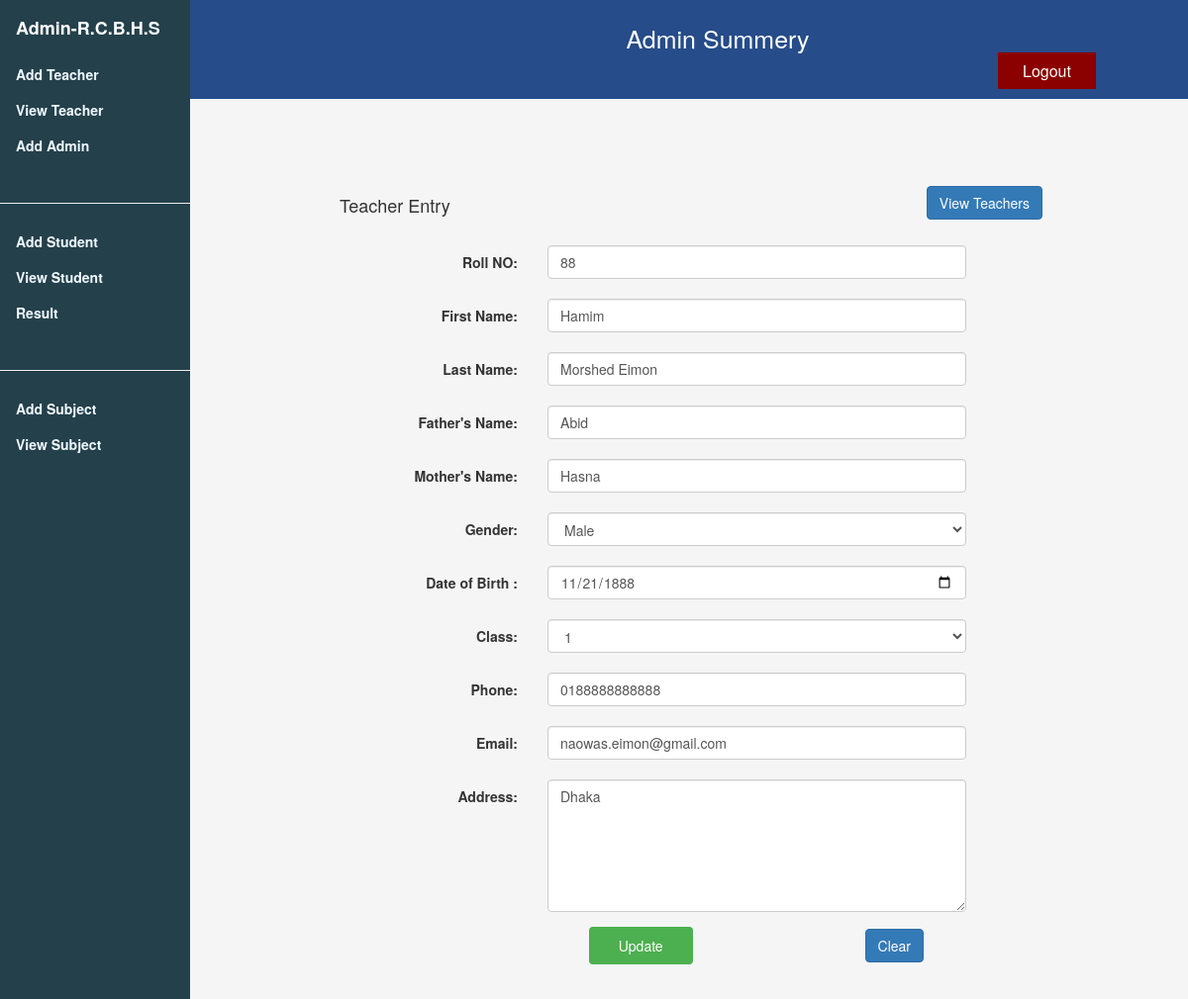
The app's page /role/admin/edit-student.php?edit_id=8 with its own data.
### tables this page shows
CREATE TABLE `student_tbl` (
  `student_id` int(11) NOT NULL,
  `roll_no` int(11) NOT NULL,
  `f_name` varchar(50) NOT NULL,
  `l_name` varchar(50) NOT NULL,
  `fatname` varchar(50) NOT NULL,
  `motname` varchar(50) NOT NULL,
  `gender` varchar(50) NOT NULL,
  `dob` date NOT NULL,
  `class` int(11) NOT NULL,
  `contact` varchar(20) NOT NULL,
  `email` varchar(30) NOT NULL,
  `address` varchar(50) NOT NULL
);

### role/admin/edit-student.php (the view, shortened to what this page needs)
<?php
$con =mysqli_connect("localhost","root","","sms_db") or die (mysql_error());
if(isset($_GET['edit_id'])){
	$sql = "SELECT * from student_tbl WHERE student_id =" .$_GET['edit_id'];
	$result = mysqli_query($con, $sql);
	$row = mysqli_fetch_array($result);
}
?>
<!doctype html>
<html>
<head>
<link rel="stylesheet" href="../../assets/css/w3.css">
<link rel="stylesheet" href="../../assets/css/style-main.css">
<link rel="stylesheet" href="../../assets/css/bootstrap-v3.3.css">
<link rel="stylesheet" href="../../assets/css/font-awesome/css/all.css">
<link rel="stylesheet" href="../../assets/css/style-info.css">
</head>
<div class="w3-sidebar w3-light-grey w3-bar-block" style="width:16% ;top: 0">
  <a style="color:white" href="admin.php"><h4 class="w3-bar-item"><strong>Admin-R.C.B.H.S</strong></h4></a>
  <a href="add-teacher.php" class="w3-bar-item w3-button"> Add Teacher</a>
  <a href="view-teacher.php" class="w3-bar-item w3-button">View Teacher</a>
  <a href="../admin/admin-reg.php" class="w3-bar-item w3-button"> Add Admin</a>
  <hr>
  <a href="add-student.php" class="w3-bar-item w3-button">Add Student</a>
  <a href="view-student.php" class="w3-bar-item w3-button">View Student</a>
  <a href="result_entry.php" class="w3-bar-item w3-button">Result</a>
  <hr>
  <a href="add-subject.php" class="w3-bar-item w3-button">Add Subject</a>
  <a href="view-subject.php" class="w3-bar-item w3-button">View Subject</a>
</div>
<div class="header">
   <h4>Admin Summery <a href="../../role.php" class="button">Logout</a></h4>
</div>>
<body>
<div id="main-page" style=margin-left:18%>
   <div class="col-md-10 col-md-offset-1 form-style"  style="background:transparent">
<div class="col-md-12 entry-head margin-20b">
        <h4 class="left">Teacher Entry</h4>
        <a class="btn btn-primary right" href="view-teacher.php">View Teachers</a>
    </div>
<div class="col-md-10 col-md-offset-1 ">
<form id="edit_form" role="form" data-toggle="validator" method="post" class="form-horizontal">
<div class="row">
    <div class="form-group">
<label for="roll_no" class="control-label col-sm-3">Roll NO:</label>
 <div class="col-sm-8">
<input type="text" class="form-control" name="roll_no" placeholder="Student Roll" value="<?php echo $row['roll_no']; ?>">
     </div>
    </div>
    <div class="form-group">
<label for="f_name" class="control-label col-sm-3">First Name:</label>
 <div class="col-sm-8">
<input type="text" class="form-control" name="f_name" placeholder="First Name" value="<?php echo $row['f_name']; ?>">
     </div>
    </div>
    <div class="form-group">
<label for="l_name" class="control-label col-sm-3">Last Name:</label>
 <div class="col-sm-8">
<input type="text" class="form-control" name="l_name" placeholder="Last Name" value="<?php echo $row['l_name']; ?>">
     </div>
    </div>
<div class="form-group">
<label for="fatname" class="control-label col-sm-3">Father's Name:</label>
 <div class="col-sm-8">
<input type="text" class="form-control" name="fatname" placeholder="Fathers Name" value="<?php echo $row['fatname']; ?>">
     </div>
    </div>
    <div class="form-group">
<label for="motname" class="control-label col-sm-3">Mother's Name:</label>
 <div class="col-sm-8">
<input type="text" class="form-control" name="motname" placeholder="Mother Name" value="<?php echo $row['motname']; ?>">
     </div>
    </div>
<div class="form-group">
<label for="gender" class="control-label col-sm-3">Gender:</label>
  <div class="col-sm-8">
  <select class="form-control" name="gender" value="<?php echo $row['gender']; ?>">
<option>Male</option>
</select>
</div>
</div>
 <div class="form-group">
<label for="dob" class="control-label col-sm-3">Date of Birth :</label>
 <div class="col-sm-8">
<input type="date"   class="form-control" name="dob" placeholder="dob" value="<?php echo $row['dob']; ?>">
     </div>
    </div>
<div class="form-group">
<label for="class" class="control-label col-sm-3">Class:</label>
<div class="col-sm-8">
<select class="form-control" name="class" value="<?php echo $row['class']; ?>">
    <option>1</option>
</select>
</div>
</div>
<div class="form-group">
<label for="contact" class="control-label col-sm-3">Phone:</label>
<div class="col-sm-8">
<input type="text" class="form-control" name="contact" placeholder="Mobile" value="<?php echo $row['contact']; ?>">
    </div>
    </div>
<div class="form-group">
 <label for="email" class="control-label col-sm-3">Email:</label>
 <div class="col-sm-8">
<input type="text" class="form-control" name="email" placeholder="email" value="<?php echo $row['email']; ?>">
    </div>
    </div>
<div class="form-group">
<label for="address" class="control-label col-sm-3">Address:</label>
<div class="col-sm-8">
<textarea class="form-control" name="address" cols="8" rows="6" required><?php echo $row['address'];?></textarea>
    </div>
    </div>
    <div class="form-group">
                    <input type="submit" name="btn-update" value="Update" class="btn btn-success col-md-offset-4 col-sm-offset-4 col-xs-offset-2" onClick="update()"/>
                    <input type="button" value="Clear" class="btn btn-primary col-md-offset-3 col-sm-offset-3 col-xs-offset-3" onclick="reset_btn()"/>
                </div>
    </div>
    </form>
    </div>
</div>
</div>
</body>
</html>

### assets/css/w3.css (style rules this page uses)
html { box-sizing:border-box }
*,*:before,*:after { box-sizing:inherit }
html { -ms-text-size-adjust:100%;-webkit-text-size-adjust:100% }
body { margin:0 }
a { background-color:transparent;-webkit-text-decoration-skip:objects }
hr { box-sizing:content-box;height:0;overflow:visible }
button,input,select,textarea { font:inherit;margin:0 }
button,input { overflow:visible }
button,select { text-transform:none }
button,html [type=button],[type=reset],[type=submit] { -webkit-appearance:button }
textarea { overflow:auto }
html,body { font-family:Verdana,sans-serif;font-size:15px;line-height:1.5 }
html { overflow-x:hidden }
h4 { font-size:20px }
h1,h2,h3,h4,h5,h6 { font-family:"Segoe UI",Arial,sans-serif;font-weight:400;margin:10px 0 }
hr { border:0;border-top:1px solid #eee;margin:20px 0 }
a { color:inherit }
.w3-btn,.w3-button { border:none;display:inline-block;padding:8px 16px;vertical-align:middle;overflow:hidden;text-decoration:none;color:inherit;background-color:inherit;text-align:center;cursor:pointer;white-space:nowrap }
.w3-btn,.w3-button { -webkit-touch-callout:none;-webkit-user-select:none;-khtml-user-select:none;-moz-user-select:none;-ms-user-select:none;user-select:none }
.w3-sidebar { height:100%;width:200px;background-color:#fff;position:fixed!important;z-index:1;overflow:auto }
.w3-bar-block .w3-bar-item { width:100%;display:block;padding:8px 16px;text-align:left;border:none;white-space:normal;float:none;outline:0 }
.w3-light-grey,.w3-hover-light-grey:hover,.w3-light-gray,.w3-hover-light-gray:hover { color:#000!important;background-color:#f1f1f1!important }

### assets/css/style-main.css (style rules this page uses)
.header { overflow: hidden; background-color:#264c89; padding-left:250px; padding-top:15px; position:inherit; width:100%; text-color:white; }
.header h4 { float:none; color: white; text-align: center; text-decoration: none; font-size: 25px; }
#main-page { margin-top:4%; background-color:transparent; }
.w3-sidebar { font-weight: bold; background-color: #24404b !important; color: aliceblue !important; }
.button { background-color:darkred; border: none; color: white; padding: 10px 25px; margin-left: 70%; text-align: center; text-decoration: none; display: inline-block; font-size: 16px; cursor: pointer; }

### assets/css/style-info.css (style rules this page uses)
body { background-color: whitesmoke; }
.left { float: left; margin-left: 10px; }
.right { float: right; margin-right: 30px; }
.margin-20b { margin-bottom: 20px; }
.entry-head { overflow: hidden; }
.form-style { background-color: #fff; padding: 20px; border-radius: 5px; }
* { box-sizing: border-box; }
input[type=text], select, textarea { width: 100%; padding: 12px; border: 1px solid #ccc; border-radius: 4px; resize: vertical; }
label { padding: 12px 12px 12px 0; display: inline-block; }
input[type=submit] { background-color: #4CAF50; color: white; padding: 9px 30px; border: none; border-radius: 4px; cursor: pointer; float: inherit; }
.row:after { content: ""; display: table; clear: both; }

### records on screen
student_tbl: roll_no "88", f_name "Hamim", l_name "Morshed Eimon", fatname "Abid", motname "Hasna", gender "Male", dob "11/21/1888", class "1", contact "0188888888888", email "naowas.eimon@gmail.com", address "Dhaka"
